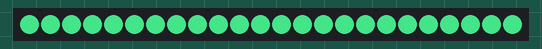
Recording of a program running on a simulated Raspberry Pi Pico running MicroPython. Shown: 24 RGB LEDs in strip order, left to right. Dim RGB values are drawn brighter than linear; library files of the repository ran but are not shown: ws2812.py. At 7.7 s the program stops and its outputs stay as they are.

Above: at 0.1 s.
At 0.6 s:
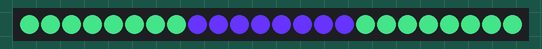
At 1.6 s:
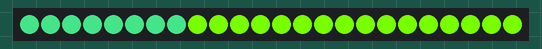
At 2.6 s:
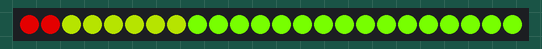
At 3.6 s:
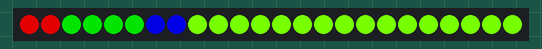
At 7.3 s:
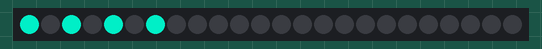

The program:

lights.py
```python
from ws2812 import WS2812

LIGHT_PIN = 19
LIGHT_NUM = 24

LIGHT_REAR_RIGHT = [0, 1]
LIGHT_REAR_MIDDLE = [2, 3, 4, 5]
LIGHT_REAR_LEFT = [6, 7]
LIGHT_REAR = [0, 1, 2, 3, 4, 5, 6, 7]

LIGHT_BOTTOM_LEFT = [8, 9, 10, 11, 12, 13, 14, 15]
LIGHT_BOTTOM_RIGHT = [16, 17, 18, 19, 20, 21, 22, 23]

np = WS2812(LIGHT_PIN, LIGHT_NUM)

def set_all_color(color):
    ''' set color to all lights

        color list or hex, 1*3 list, the order is [red, green, blue]
    '''
    for i in range(24):
        np[i] = color
    np.write()

# def set_color_at(num, color, preset=0):
#     if num > LIGHT_NUM:
#         raise ValueError("num must be less than LIGHT_NUM.")
#     np[num] = color
#     np.write()

def set_color_at(num, color):
    if isinstance(num,list):
        for i in num:
            if i > LIGHT_NUM:
                raise ValueError("num element must be less than LIGHT_NUM.")
            np[i] = color
    elif  type(num) is int:
        if num > LIGHT_NUM:
            raise ValueError("num must be less than LIGHT_NUM.")
        np[num] = color
    else:
        raise ValueError("num must be list or int.")
    np.write()


def set_bottom_left_color(color):
    for num in LIGHT_BOTTOM_LEFT:
        np[num] = color
    np.write()

def set_bottom_right_color(color):
    for num in LIGHT_BOTTOM_RIGHT:
        np[num] = color
    np.write()

def set_bottom_color(color):
    for num in LIGHT_BOTTOM_LEFT:
        np[num] = color
    for num in LIGHT_BOTTOM_RIGHT:
        np[num] = color
    np.write()

def set_rear_right_color(color):
    for num in LIGHT_REAR_RIGHT:
        np[num] = color
    np.write()

def set_rear_middle_color(color):
    for num in LIGHT_REAR_MIDDLE:
        np[num] = color
    np.write()

def set_rear_left_color(color):
    for num in LIGHT_REAR_LEFT:
        np[num] = color
    np.write()

def set_rear_color(color):
    for num in LIGHT_REAR:
        np[num] = color
    np.write()

def set_off():
    set_all_color([0, 0, 0])

# call function
if __name__ == "__main__":
    try:
        import time
        set_all_color(0x33aa66)
        time.sleep(0.5)
        set_bottom_left_color(0x6633ff)
        time.sleep(0.5)
        set_bottom_right_color([255,66,100])
        time.sleep(0.5)
        set_bottom_color(0x77ff00)
        time.sleep(0.5)
        set_rear_color(0x88aa00)
        time.sleep(0.5)
        set_rear_right_color(0xaa0000)
        time.sleep(0.5)
        set_rear_middle_color(0x00aa00)
        time.sleep(0.5)
        set_rear_left_color(0x0000aa)
        time.sleep(0.5)

        for i in range(8):
            set_off()
            time.sleep(0.01)
            set_color_at(i,0xaa00cc)
            time.sleep(0.3)

        set_off()
        time.sleep(0.1)
        set_color_at([1,3,5,7],0xccaa00)
        time.sleep(0.5)

        set_off()
        time.sleep(0.1)
        set_color_at([0,2,4,6],0x00ccaa)
        time.sleep(0.5)

    finally:
        set_off()
```

Measured:
- what the display in image 0 shows lasts 0.5 s, from 0.0 s to 0.5 s
